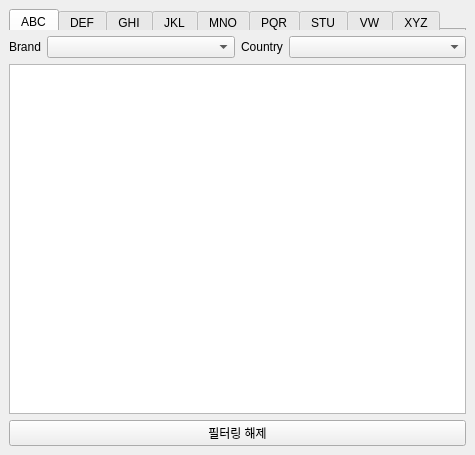
<?xml version="1.0" encoding="UTF-8"?>
<ui version="4.0">
 <class>MainWindow</class>
 <widget class="QMainWindow" name="MainWindow">
  <property name="geometry">
   <rect>
    <x>0</x>
    <y>0</y>
    <width>475</width>
    <height>455</height>
   </rect>
  </property>
  <property name="windowTitle">
   <string>MainWindow</string>
  </property>
  <widget class="QWidget" name="centralwidget">
   <layout class="QVBoxLayout" name="verticalLayout">
    <item>
     <widget class="QTabWidget" name="tabWidget">
      <property name="sizePolicy">
       <sizepolicy hsizetype="Expanding" vsizetype="Fixed">
        <horstretch>0</horstretch>
        <verstretch>0</verstretch>
       </sizepolicy>
      </property>
      <property name="minimumSize">
       <size>
        <width>0</width>
        <height>21</height>
       </size>
      </property>
      <property name="maximumSize">
       <size>
        <width>16777215</width>
        <height>21</height>
       </size>
      </property>
      <property name="currentIndex">
       <number>0</number>
      </property>
      <widget class="QWidget" name="tab">
       <attribute name="title">
        <string>ABC</string>
       </attribute>
      </widget>
      <widget class="QWidget" name="tab_2">
       <attribute name="title">
        <string>DEF</string>
       </attribute>
      </widget>
      <widget class="QWidget" name="tab_3">
       <attribute name="title">
        <string>GHI</string>
       </attribute>
      </widget>
      <widget class="QWidget" name="tab_4">
       <attribute name="title">
        <string>JKL</string>
       </attribute>
      </widget>
      <widget class="QWidget" name="tab_5">
       <attribute name="title">
        <string>MNO</string>
       </attribute>
      </widget>
      <widget class="QWidget" name="tab_6">
       <attribute name="title">
        <string>PQR</string>
       </attribute>
      </widget>
      <widget class="QWidget" name="tab_7">
       <attribute name="title">
        <string>STU</string>
       </attribute>
      </widget>
      <widget class="QWidget" name="tab_8">
       <attribute name="title">
        <string>VW</string>
       </attribute>
      </widget>
      <widget class="QWidget" name="tab_9">
       <attribute name="title">
        <string>XYZ</string>
       </attribute>
      </widget>
     </widget>
    </item>
    <item>
     <layout class="QHBoxLayout" name="horizontalLayout_3">
      <item>
       <layout class="QHBoxLayout" name="horizontalLayout">
        <item>
         <widget class="QLabel" name="label">
          <property name="text">
           <string>Brand</string>
          </property>
         </widget>
        </item>
        <item>
         <widget class="QComboBox" name="cboBrand">
          <property name="sizePolicy">
           <sizepolicy hsizetype="Expanding" vsizetype="Fixed">
            <horstretch>0</horstretch>
            <verstretch>0</verstretch>
           </sizepolicy>
          </property>
          <property name="duplicatesEnabled">
           <bool>false</bool>
          </property>
         </widget>
        </item>
       </layout>
      </item>
      <item>
       <layout class="QHBoxLayout" name="horizontalLayout_2">
        <item>
         <widget class="QLabel" name="label_2">
          <property name="text">
           <string>Country</string>
          </property>
         </widget>
        </item>
        <item>
         <widget class="QComboBox" name="cboCountry">
          <property name="sizePolicy">
           <sizepolicy hsizetype="Expanding" vsizetype="Fixed">
            <horstretch>0</horstretch>
            <verstretch>0</verstretch>
           </sizepolicy>
          </property>
         </widget>
        </item>
       </layout>
      </item>
     </layout>
    </item>
    <item>
     <widget class="QTableView" name="tableView">
      <property name="sortingEnabled">
       <bool>true</bool>
      </property>
     </widget>
    </item>
    <item>
     <widget class="QPushButton" name="pushButton">
      <property name="text">
       <string>필터링 해제</string>
      </property>
     </widget>
    </item>
   </layout>
  </widget>
  <widget class="QMenuBar" name="menubar">
   <property name="geometry">
    <rect>
     <x>0</x>
     <y>0</y>
     <width>475</width>
     <height>20</height>
    </rect>
   </property>
  </widget>
 </widget>
 <resources/>
 <connections/>
</ui>
